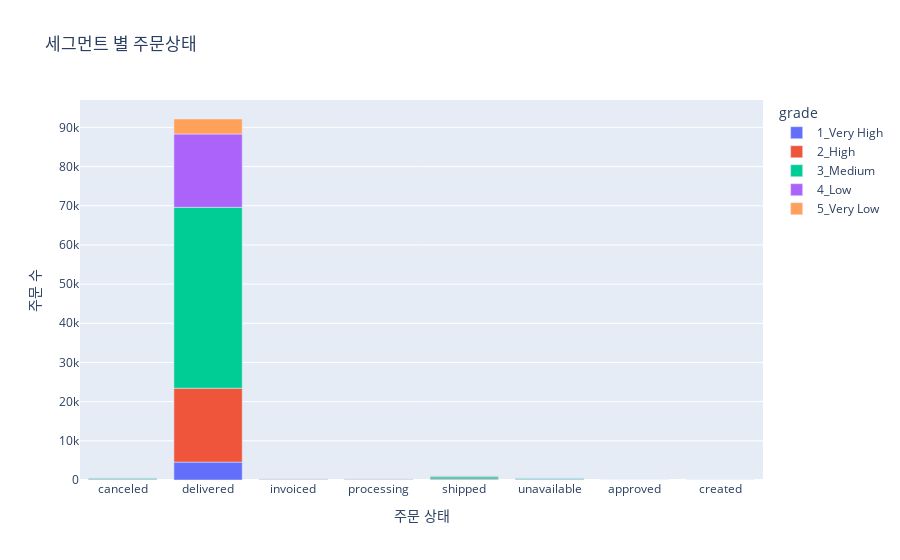

The code cell stored with this chart in its notebook:
### Markdown cell above
## 주문상태

### Code cell
rfm_order = pd.merge(rfm_df, df_order, left_on='customer_unique_id', right_on='customer_id', how='inner')

order_status_counts = rfm_order.groupby(['grade', 'order_status']).size().reset_index(name='Counts')

fig = px.bar(order_status_counts, 
             x='order_status', 
             y='Counts', 
             color='grade',
             title='세그먼트 별 주문상태',
             labels={'order_status': '주문 상태', 'Counts': '주문 수'})
fig.show()

### Figure 1 — Plotly figure (JSON) as saved in the notebook; plotly's stock layout.template omitted (floating-point values rounded to 4 significant figures)
{"data": [{"alignmentgroup": "True", "hovertemplate": "grade=1_Very High<br>주문 상태=%{x}<br>주문 수=%{y}<extra></extra>", "legendgroup": "1_Very High", "marker": {"color": "#636efa", "pattern": {"shape": ""}}, "name": "1_Very High", "offsetgroup": "1_Very High", "orientation": "v", "showlegend": true, "textposition": "auto", "type": "bar", "x": ["canceled", "delivered", "invoiced", "processing", "shipped", "unavailable"], "xaxis": "x", "y": [29, 4564, 14, 14, 52, 33], "yaxis": "y"}, {"alignmentgroup": "True", "hovertemplate": "grade=2_High<br>주문 상태=%{x}<br>주문 수=%{y}<extra></extra>", "legendgroup": "2_High", "marker": {"color": "#EF553B", "pattern": {"shape": ""}}, "name": "2_High", "offsetgroup": "2_High", "orientation": "v", "showlegend": true, "textposition": "auto", "type": "bar", "x": ["canceled", "delivered", "invoiced", "processing", "shipped", "unavailable"], "xaxis": "x", "y": [127, 18859, 48, 58, 211, 122], "yaxis": "y"}, {"alignmentgroup": "True", "hovertemplate": "grade=3_Medium<br>주문 상태=%{x}<br>주문 수=%{y}<extra></extra>", "legendgroup": "3_Medium", "marker": {"color": "#00cc96", "pattern": {"shape": ""}}, "name": "3_Medium", "offsetgroup": "3_Medium", "orientation": "v", "showlegend": true, "textposition": "auto", "type": "bar", "x": ["approved", "canceled", "created", "delivered", "invoiced", "processing", "shipped", "unavailable"], "xaxis": "x", "y": [1, 309, 3, 46174, 151, 148, 546, 295], "yaxis": "y"}, {"alignmentgroup": "True", "hovertemplate": "grade=4_Low<br>주문 상태=%{x}<br>주문 수=%{y}<extra></extra>", "legendgroup": "4_Low", "marker": {"color": "#ab63fa", "pattern": {"shape": ""}}, "name": "4_Low", "offsetgroup": "4_Low", "orientation": "v", "showlegend": true, "textposition": "auto", "type": "bar", "x": ["canceled", "created", "delivered", "invoiced", "processing", "shipped", "unavailable"], "xaxis": "x", "y": [107, 1, 18719, 74, 64, 211, 104], "yaxis": "y"}, {"alignmentgroup": "True", "hovertemplate": "grade=5_Very Low<br>주문 상태=%{x}<br>주문 수=%{y}<extra></extra>", "legendgroup": "5_Very Low", "marker": {"color": "#FFA15A", "pattern": {"shape": ""}}, "name": "5_Very Low", "offsetgroup": "5_Very Low", "orientation": "v", "showlegend": true, "textposition": "auto", "type": "bar", "x": ["approved", "canceled", "delivered", "invoiced", "processing", "shipped", "unavailable"], "xaxis": "x", "y": [1, 20, 3829, 14, 11, 43, 28], "yaxis": "y"}], "layout": {"barmode": "relative", "legend": {"title": {"text": "grade"}, "tracegroupgap": 0}, "title": {"text": "세그먼트 별 주문상태"}, "xaxis": {"anchor": "y", "domain": [0, 1], "title": {"text": "주문 상태"}}, "yaxis": {"anchor": "x", "domain": [0, 1], "title": {"text": "주문 수"}}}}
